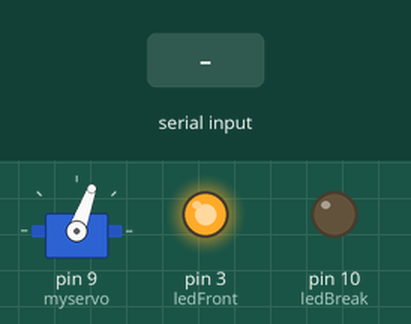
Bench run of a sketch on a simulated Arduino Uno, built with avr-gcc and run on an emulated ATmega328P. On the bench: servo, output pins drawn as LEDs (lit = HIGH). The inputs (shaded band) are chosen by the test bench.

Above: at 1.2 s.
1.3 s: "n90\n" received over the second serial link
At 1.38 s:
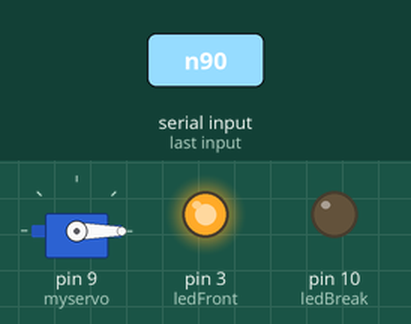
2.9 s: "n,45\n" received over the second serial link
At 2.98 s:
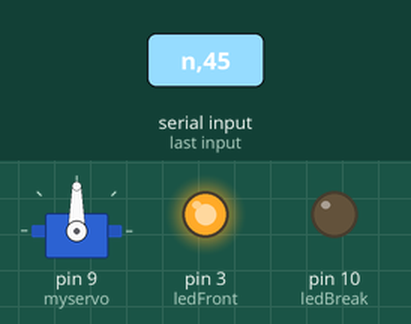
4.5 s: "O90\n" received over the second serial link
At 5.1 s:
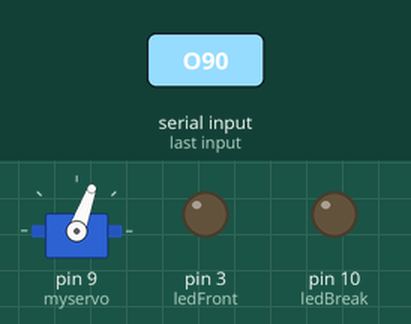
6.0 s: "L90\n" received over the second serial link
At 7.2 s:
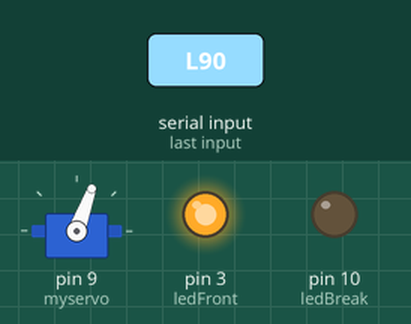
7.5 s: "O\n" received over the second serial link
At 8.6 s:
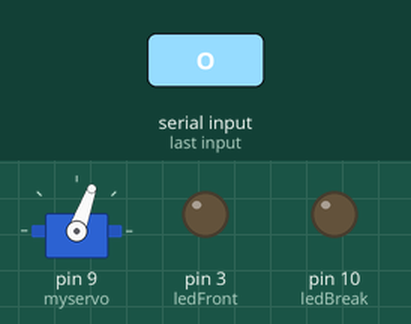
Timing chart, 0 to 10.0 s (numbered marks = the images above; inputs shaded):
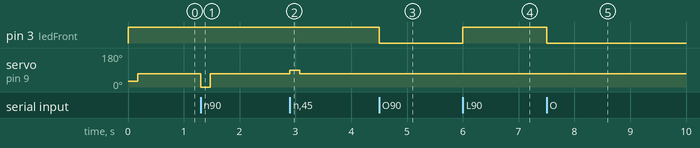

Measured:
- after the input at 1.3 s, servo on pin 9 (myservo): 70° → 0° at once, → 70° 0.17 s later
- after the input at 2.9 s, servo on pin 9 (myservo): 70° → 90° at once, → 70° 0.17 s later
- after the input at 4.5 s, pin 3 (ledFront): HIGH → LOW at once
- after the input at 6.0 s, pin 3 (ledFront): LOW → HIGH at once
- after the input at 7.5 s, pin 3 (ledFront): HIGH → LOW at once

The sketch:

EletricSkateboardESCReceiver.ino
```cpp
//Skate
#include <PWMServo.h>
#include <SoftwareSerial.h>
#include <Arduino.h>
//Setup Ports
SoftwareSerial mySerial(6, 5);
PWMServo myservo;

///Resistors
float vPow = 5;
float r1 = 47000;
float r2 = 10000;

////////////
String inString = "";
int voltcheck = 0;
int conectioncheck = 0;
int x;

///LEDS
#define ledFront 03
#define ledBreak 10

void setup() {
  //Leds Lights
  pinMode(ledFront, OUTPUT);
  pinMode(ledBreak, OUTPUT);
  /////////////
  Serial.begin(9600);
  mySerial.begin(9600);
  myservo.attach(9);
  myservo.write(30);
  /////////////
  digitalWrite(ledFront, HIGH);
  digitalWrite(ledBreak, LOW);
}

void loop() {
  //ReadBlutooth data
  while (mySerial.available() > 0) {
    int inChar = mySerial.read();
    conectioncheck = 0;
    if (isDigit(inChar)) {
      inString += (char)inChar;
    }
    //Recilver pulse to the motor
    if (inChar == 'n') {
      x = inString.toInt();
      digitalWrite(ledBreak, LOW); //LedON
      //Make motor run
      if (x <= 180){
        //Serial.println(x);
        myservo.write(x);
        if(x > 90){
          digitalWrite(ledBreak, HIGH); //LedOff
          }
        }
      inString = "";
    }
    //Send Voltage to the APP
    if (inChar == 'm') {
      if (voltcheck == 10){
        getv();
        voltcheck = 0;
      }
      else { voltcheck++; }
    }
    //Control Front Led
    if (inChar == 'L') {
      digitalWrite(ledFront, HIGH);
    }
    if (inChar == 'O') {
      digitalWrite(ledFront, LOW);
    }
  }
  while (mySerial.available()== NULL){
    if (conectioncheck == 15000){
      //Serial.println("desconectado");

      myservo.write(70);
      conectioncheck = 0;
    }
    else {conectioncheck++; }
  }
}
//novo comentario
//Get Voltage
static void getv() {
  float v = (analogRead(5) * 5.0) / 1024.0;
  float v2 = v / (r2 / (r1 + r2));
  mySerial.print(0);
  mySerial.print(v2);
  mySerial.println("v");
}
```
